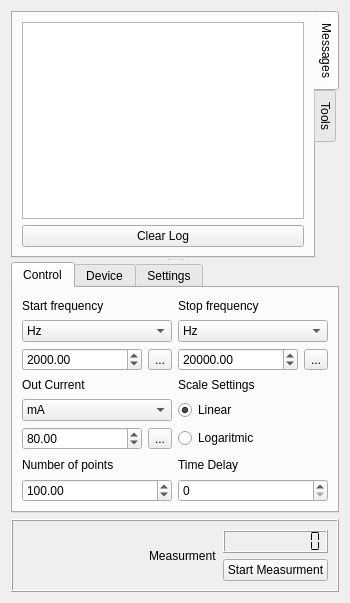
<?xml version="1.0" encoding="UTF-8"?>
<ui version="4.0">
 <class>QFraDevice</class>
 <widget class="QWidget" name="QFraDevice">
  <property name="geometry">
   <rect>
    <x>0</x>
    <y>0</y>
    <width>350</width>
    <height>603</height>
   </rect>
  </property>
  <property name="windowTitle">
   <string>Form</string>
  </property>
  <layout class="QGridLayout" name="gridLayout_4">
   <item row="0" column="0">
    <layout class="QVBoxLayout" name="verticalLayout">
     <item>
      <widget class="QSplitter" name="splitter">
       <property name="orientation">
        <enum>Qt::Vertical</enum>
       </property>
       <widget class="QTabWidget" name="SystemTab">
        <property name="sizePolicy">
         <sizepolicy hsizetype="Ignored" vsizetype="Minimum">
          <horstretch>0</horstretch>
          <verstretch>0</verstretch>
         </sizepolicy>
        </property>
        <property name="layoutDirection">
         <enum>Qt::LeftToRight</enum>
        </property>
        <property name="autoFillBackground">
         <bool>false</bool>
        </property>
        <property name="tabPosition">
         <enum>QTabWidget::East</enum>
        </property>
        <property name="currentIndex">
         <number>0</number>
        </property>
        <widget class="QWidget" name="tab">
         <attribute name="icon">
          <iconset>
           <normaloff>:/new/prefix1/icons/Glyph Lab Sample Set/Design, Art, and Editing/Move Row Down/32 Bit Alpha png/Move Row Down 48 h p.png</normaloff>:/new/prefix1/icons/Glyph Lab Sample Set/Design, Art, and Editing/Move Row Down/32 Bit Alpha png/Move Row Down 48 h p.png</iconset>
         </attribute>
         <attribute name="title">
          <string>Messages</string>
         </attribute>
         <layout class="QGridLayout" name="gridLayout_7">
          <item row="0" column="0">
           <layout class="QVBoxLayout" name="verticalLayout_3">
            <item>
             <widget class="QListWidget" name="ListTerminal">
              <property name="sizePolicy">
               <sizepolicy hsizetype="MinimumExpanding" vsizetype="Expanding">
                <horstretch>0</horstretch>
                <verstretch>0</verstretch>
               </sizepolicy>
              </property>
              <property name="toolTip">
               <string>Process window - displey current progress and  Protocol messagges</string>
              </property>
              <property name="statusTip">
               <string>Process window - displey current progress and  Protocol messagges</string>
              </property>
              <property name="whatsThis">
               <string>Process window - displey current progress and  Protocol messagges</string>
              </property>
              <property name="layoutDirection">
               <enum>Qt::LeftToRight</enum>
              </property>
              <property name="frameShape">
               <enum>QFrame::StyledPanel</enum>
              </property>
             </widget>
            </item>
            <item>
             <widget class="QPushButton" name="ClearLogButton">
              <property name="sizePolicy">
               <sizepolicy hsizetype="MinimumExpanding" vsizetype="Fixed">
                <horstretch>0</horstretch>
                <verstretch>0</verstretch>
               </sizepolicy>
              </property>
              <property name="text">
               <string>Clear Log</string>
              </property>
              <property name="icon">
               <iconset>
                <normaloff/>
               </iconset>
              </property>
              <property name="default">
               <bool>false</bool>
              </property>
              <property name="flat">
               <bool>false</bool>
              </property>
             </widget>
            </item>
           </layout>
          </item>
         </layout>
        </widget>
        <widget class="QWidget" name="tab_2">
         <attribute name="icon">
          <iconset>
           <normaloff>:/new/prefix1/icons/Glyph Lab Sample Set/Charts and Reports/Line Graph/32 Bit Alpha png/Line Graph 48 n p.png</normaloff>:/new/prefix1/icons/Glyph Lab Sample Set/Charts and Reports/Line Graph/32 Bit Alpha png/Line Graph 48 n p.png</iconset>
         </attribute>
         <attribute name="title">
          <string>Tools</string>
         </attribute>
         <widget class="QPushButton" name="ZviewButton">
          <property name="geometry">
           <rect>
            <x>10</x>
            <y>10</y>
            <width>83</width>
            <height>26</height>
           </rect>
          </property>
          <property name="toolTip">
           <string comment="Click to run Zview"/>
          </property>
          <property name="statusTip">
           <string>Click to run Zview</string>
          </property>
          <property name="text">
           <string>Zview</string>
          </property>
          <property name="icon">
           <iconset>
            <normaloff>:/new/prefix1/icons/Glyph Lab Sample Set/Charts and Reports/Line Graph/32 Bit Alpha png/Line Graph 48 n p.png</normaloff>:/new/prefix1/icons/Glyph Lab Sample Set/Charts and Reports/Line Graph/32 Bit Alpha png/Line Graph 48 n p.png</iconset>
          </property>
         </widget>
        </widget>
       </widget>
       <widget class="QTabWidget" name="tabWidget">
        <property name="sizePolicy">
         <sizepolicy hsizetype="Fixed" vsizetype="Fixed">
          <horstretch>0</horstretch>
          <verstretch>0</verstretch>
         </sizepolicy>
        </property>
        <property name="layoutDirection">
         <enum>Qt::LeftToRight</enum>
        </property>
        <property name="tabPosition">
         <enum>QTabWidget::North</enum>
        </property>
        <property name="currentIndex">
         <number>0</number>
        </property>
        <widget class="QWidget" name="ControlTab">
         <attribute name="icon">
          <iconset>
           <normaloff>icons/computer-32.png</normaloff>icons/computer-32.png</iconset>
         </attribute>
         <attribute name="title">
          <string>Control</string>
         </attribute>
         <layout class="QGridLayout" name="gridLayout_6">
          <item row="0" column="0">
           <layout class="QGridLayout" name="ctrlgridLayout">
            <property name="sizeConstraint">
             <enum>QLayout::SetMinimumSize</enum>
            </property>
            <item row="0" column="0">
             <widget class="QLabel" name="label_4">
              <property name="text">
               <string>Start frequency</string>
              </property>
             </widget>
            </item>
            <item row="0" column="1">
             <widget class="QLabel" name="label_2">
              <property name="text">
               <string>Stop frequency</string>
              </property>
             </widget>
            </item>
            <item row="1" column="0">
             <widget class="QComboBox" name="StopFreqComboBox">
              <property name="toolTip">
               <string>Select frequency range</string>
              </property>
              <property name="statusTip">
               <string>Select frequency range</string>
              </property>
              <property name="whatsThis">
               <string>Select frequency range</string>
              </property>
              <item>
               <property name="text">
                <string>Hz</string>
               </property>
               <property name="icon">
                <iconset resource="../data_plot_plugin/proba.qrc">
                 <normaloff>:/new/prefix1/icons/radiobutton_on.png</normaloff>:/new/prefix1/icons/radiobutton_on.png</iconset>
               </property>
              </item>
              <item>
               <property name="text">
                <string>KHz</string>
               </property>
               <property name="icon">
                <iconset resource="../data_plot_plugin/proba.qrc">
                 <normaloff>:/new/prefix1/icons/radiobutton_on.png</normaloff>:/new/prefix1/icons/radiobutton_on.png</iconset>
               </property>
              </item>
              <item>
               <property name="text">
                <string>MHz</string>
               </property>
               <property name="icon">
                <iconset resource="../data_plot_plugin/proba.qrc">
                 <normaloff>:/new/prefix1/icons/radiobutton_on.png</normaloff>:/new/prefix1/icons/radiobutton_on.png</iconset>
               </property>
              </item>
             </widget>
            </item>
            <item row="1" column="1">
             <widget class="QComboBox" name="StartFreqComboBox">
              <property name="toolTip">
               <string>Select frequency range</string>
              </property>
              <property name="statusTip">
               <string>Select frequency range</string>
              </property>
              <property name="whatsThis">
               <string>Select frequency range</string>
              </property>
              <item>
               <property name="text">
                <string>Hz</string>
               </property>
               <property name="icon">
                <iconset resource="../data_plot_plugin/proba.qrc">
                 <normaloff>:/new/prefix1/icons/radiobutton_on.png</normaloff>:/new/prefix1/icons/radiobutton_on.png</iconset>
               </property>
              </item>
              <item>
               <property name="text">
                <string>KHz</string>
               </property>
               <property name="icon">
                <iconset resource="../data_plot_plugin/proba.qrc">
                 <normaloff>:/new/prefix1/icons/radiobutton_on.png</normaloff>:/new/prefix1/icons/radiobutton_on.png</iconset>
               </property>
              </item>
              <item>
               <property name="text">
                <string>MHz</string>
               </property>
               <property name="icon">
                <iconset resource="../data_plot_plugin/proba.qrc">
                 <normaloff>:/new/prefix1/icons/radiobutton_on.png</normaloff>:/new/prefix1/icons/radiobutton_on.png</iconset>
               </property>
              </item>
             </widget>
            </item>
            <item row="6" column="0">
             <widget class="QLabel" name="label_3">
              <property name="text">
               <string>Number of points</string>
              </property>
             </widget>
            </item>
            <item row="7" column="0">
             <widget class="QDoubleSpinBox" name="NumPointsSpinBox">
              <property name="toolTip">
               <string>Select Step frequency</string>
              </property>
              <property name="statusTip">
               <string>Select Step frequency</string>
              </property>
              <property name="whatsThis">
               <string>Select Step frequency</string>
              </property>
              <property name="maximum">
               <double>25000000.000000000000000</double>
              </property>
              <property name="singleStep">
               <double>1.000000000000000</double>
              </property>
              <property name="value">
               <double>100.000000000000000</double>
              </property>
             </widget>
            </item>
            <item row="6" column="1">
             <widget class="QLabel" name="label_10">
              <property name="text">
               <string>Time Delay</string>
              </property>
             </widget>
            </item>
            <item row="7" column="1">
             <widget class="QSpinBox" name="TimeDelaySpinBox_2">
              <property name="minimum">
               <number>0</number>
              </property>
             </widget>
            </item>
            <item row="3" column="0">
             <widget class="QLabel" name="label_5">
              <property name="text">
               <string>Out Current</string>
              </property>
             </widget>
            </item>
            <item row="4" column="0">
             <widget class="QComboBox" name="CurrentComboBox">
              <property name="toolTip">
               <string>Select frequency range</string>
              </property>
              <property name="statusTip">
               <string>Select frequency range</string>
              </property>
              <property name="whatsThis">
               <string>Select frequency range</string>
              </property>
              <item>
               <property name="text">
                <string>mA</string>
               </property>
               <property name="icon">
                <iconset resource="../data_plot_plugin/proba.qrc">
                 <normaloff>:/new/prefix1/icons/radiobutton_on.png</normaloff>:/new/prefix1/icons/radiobutton_on.png</iconset>
               </property>
              </item>
              <item>
               <property name="text">
                <string>mA</string>
               </property>
               <property name="icon">
                <iconset resource="../data_plot_plugin/proba.qrc">
                 <normaloff>:/new/prefix1/icons/radiobutton_on.png</normaloff>:/new/prefix1/icons/radiobutton_on.png</iconset>
               </property>
              </item>
              <item>
               <property name="text">
                <string>mA</string>
               </property>
               <property name="icon">
                <iconset resource="../data_plot_plugin/proba.qrc">
                 <normaloff>:/new/prefix1/icons/radiobutton_on.png</normaloff>:/new/prefix1/icons/radiobutton_on.png</iconset>
               </property>
              </item>
             </widget>
            </item>
            <item row="3" column="1">
             <widget class="QLabel" name="label">
              <property name="text">
               <string>Scale Settings</string>
              </property>
             </widget>
            </item>
            <item row="4" column="1">
             <widget class="QRadioButton" name="LinearButton">
              <property name="text">
               <string>Linear</string>
              </property>
              <property name="checked">
               <bool>true</bool>
              </property>
             </widget>
            </item>
            <item row="5" column="1">
             <widget class="QRadioButton" name="LogaritmicButton">
              <property name="text">
               <string>Logaritmic</string>
              </property>
             </widget>
            </item>
            <item row="2" column="0">
             <layout class="QHBoxLayout" name="horizontalLayout_2">
              <item>
               <widget class="QDoubleSpinBox" name="StartFreqSpinBox">
                <property name="toolTip">
                 <string>Select Start frequency</string>
                </property>
                <property name="statusTip">
                 <string>Select Start frequency</string>
                </property>
                <property name="whatsThis">
                 <string>Select Start frequency</string>
                </property>
                <property name="decimals">
                 <number>2</number>
                </property>
                <property name="maximum">
                 <double>25000000.000000000000000</double>
                </property>
                <property name="singleStep">
                 <double>100.000000000000000</double>
                </property>
                <property name="value">
                 <double>2000.000000000000000</double>
                </property>
               </widget>
              </item>
              <item>
               <widget class="QToolButton" name="loadStartFreq">
                <property name="text">
                 <string>...</string>
                </property>
               </widget>
              </item>
             </layout>
            </item>
            <item row="2" column="1">
             <layout class="QHBoxLayout" name="horizontalLayout_4">
              <item>
               <widget class="QDoubleSpinBox" name="StopFreqSpinBox">
                <property name="toolTip">
                 <string>Select Stop frequency</string>
                </property>
                <property name="statusTip">
                 <string>Select Stop frequency</string>
                </property>
                <property name="whatsThis">
                 <string>Select Stop frequency</string>
                </property>
                <property name="maximum">
                 <double>25000000.000000000000000</double>
                </property>
                <property name="singleStep">
                 <double>100.000000000000000</double>
                </property>
                <property name="value">
                 <double>20000.000000000000000</double>
                </property>
               </widget>
              </item>
              <item>
               <widget class="QToolButton" name="loadStopFreq">
                <property name="text">
                 <string>...</string>
                </property>
               </widget>
              </item>
             </layout>
            </item>
            <item row="5" column="0">
             <layout class="QHBoxLayout" name="horizontalLayout_3">
              <item>
               <widget class="QDoubleSpinBox" name="CurrentSpinBox">
                <property name="toolTip">
                 <string>Select Start frequency</string>
                </property>
                <property name="statusTip">
                 <string>Select Start frequency</string>
                </property>
                <property name="whatsThis">
                 <string>Select Start frequency</string>
                </property>
                <property name="decimals">
                 <number>2</number>
                </property>
                <property name="minimum">
                 <double>0.000000000000000</double>
                </property>
                <property name="maximum">
                 <double>100.000000000000000</double>
                </property>
                <property name="singleStep">
                 <double>0.390625000000000</double>
                </property>
                <property name="value">
                 <double>80.000000000000000</double>
                </property>
               </widget>
              </item>
              <item>
               <widget class="QToolButton" name="loadCurrent">
                <property name="text">
                 <string>...</string>
                </property>
               </widget>
              </item>
             </layout>
            </item>
           </layout>
          </item>
         </layout>
        </widget>
        <widget class="QWidget" name="tab_3">
         <attribute name="title">
          <string>Device</string>
         </attribute>
         <layout class="QGridLayout" name="gridLayout_3">
          <item row="0" column="0">
           <widget class="QSplitter" name="splitter_3">
            <property name="orientation">
             <enum>Qt::Horizontal</enum>
            </property>
            <widget class="QGroupBox" name="DevIoGrBox">
             <property name="sizePolicy">
              <sizepolicy hsizetype="Fixed" vsizetype="Fixed">
               <horstretch>0</horstretch>
               <verstretch>0</verstretch>
              </sizepolicy>
             </property>
             <property name="title">
              <string>Select Io Port</string>
             </property>
             <layout class="QGridLayout" name="gridLayout_2">
              <item row="0" column="0">
               <widget class="QSplitter" name="splitter_4">
                <property name="orientation">
                 <enum>Qt::Horizontal</enum>
                </property>
                <widget class="QWidget" name="layoutWidget1">
                 <layout class="QVBoxLayout" name="PortIoConfig">
                  <property name="spacing">
                   <number>6</number>
                  </property>
                  <property name="margin">
                   <number>0</number>
                  </property>
                 </layout>
                </widget>
               </widget>
              </item>
             </layout>
            </widget>
           </widget>
          </item>
         </layout>
        </widget>
        <widget class="QWidget" name="SettingsTab">
         <attribute name="icon">
          <iconset>
           <normaloff>icons/toolbutton.png</normaloff>icons/toolbutton.png</iconset>
         </attribute>
         <attribute name="title">
          <string>Settings</string>
         </attribute>
         <layout class="QGridLayout" name="gridLayout">
          <item row="0" column="0">
           <layout class="QVBoxLayout" name="verticalLayout_2">
            <item>
             <widget class="QGroupBox" name="groupBox_4">
              <property name="sizePolicy">
               <sizepolicy hsizetype="Fixed" vsizetype="Fixed">
                <horstretch>0</horstretch>
                <verstretch>0</verstretch>
               </sizepolicy>
              </property>
              <property name="title">
               <string>Windows styles</string>
              </property>
              <layout class="QFormLayout" name="formLayout_2">
               <property name="horizontalSpacing">
                <number>6</number>
               </property>
               <property name="verticalSpacing">
                <number>6</number>
               </property>
               <property name="margin">
                <number>9</number>
               </property>
               <item row="0" column="0">
                <widget class="QComboBox" name="ChangeStyleCombo">
                 <item>
                  <property name="text">
                   <string>CDE Style</string>
                  </property>
                 </item>
                 <item>
                  <property name="text">
                   <string>Cleanlooks Style</string>
                  </property>
                 </item>
                 <item>
                  <property name="text">
                   <string>Common Style</string>
                  </property>
                 </item>
                 <item>
                  <property name="text">
                   <string>MotifStyle</string>
                  </property>
                 </item>
                 <item>
                  <property name="text">
                   <string>Plastique Style</string>
                  </property>
                 </item>
                 <item>
                  <property name="text">
                   <string>WindowsXP Style</string>
                  </property>
                 </item>
                </widget>
               </item>
              </layout>
             </widget>
            </item>
            <item>
             <widget class="QGroupBox" name="groupBox_6">
              <property name="sizePolicy">
               <sizepolicy hsizetype="Fixed" vsizetype="Fixed">
                <horstretch>0</horstretch>
                <verstretch>0</verstretch>
               </sizepolicy>
              </property>
              <property name="title">
               <string>Debg Settings</string>
              </property>
              <layout class="QFormLayout" name="formLayout">
               <property name="horizontalSpacing">
                <number>6</number>
               </property>
               <property name="verticalSpacing">
                <number>6</number>
               </property>
               <property name="margin">
                <number>9</number>
               </property>
               <item row="0" column="0">
                <layout class="QVBoxLayout" name="_39">
                 <property name="spacing">
                  <number>6</number>
                 </property>
                 <property name="margin">
                  <number>0</number>
                 </property>
                 <item>
                  <widget class="QCheckBox" name="DbgIoChkBox">
                   <property name="text">
                    <string>I/O Debugging </string>
                   </property>
                  </widget>
                 </item>
                 <item>
                  <widget class="QCheckBox" name="DbgProtChkBox">
                   <property name="text">
                    <string>Protocol Debugging </string>
                   </property>
                  </widget>
                 </item>
                 <item>
                  <widget class="QCheckBox" name="DbgPackChkBox">
                   <property name="text">
                    <string>Packets Debugging </string>
                   </property>
                  </widget>
                 </item>
                </layout>
               </item>
              </layout>
             </widget>
            </item>
           </layout>
          </item>
         </layout>
        </widget>
       </widget>
      </widget>
     </item>
     <item>
      <widget class="QFrame" name="frame">
       <property name="sizePolicy">
        <sizepolicy hsizetype="MinimumExpanding" vsizetype="Fixed">
         <horstretch>0</horstretch>
         <verstretch>0</verstretch>
        </sizepolicy>
       </property>
       <property name="frameShape">
        <enum>QFrame::Box</enum>
       </property>
       <property name="frameShadow">
        <enum>QFrame::Raised</enum>
       </property>
       <layout class="QGridLayout" name="gridLayout_9">
        <property name="margin">
         <number>9</number>
        </property>
        <property name="spacing">
         <number>6</number>
        </property>
        <item row="0" column="0">
         <layout class="QHBoxLayout" name="_43">
          <property name="spacing">
           <number>6</number>
          </property>
          <property name="margin">
           <number>0</number>
          </property>
          <item>
           <spacer>
            <property name="orientation">
             <enum>Qt::Horizontal</enum>
            </property>
            <property name="sizeHint" stdset="0">
             <size>
              <width>40</width>
              <height>20</height>
             </size>
            </property>
           </spacer>
          </item>
          <item>
           <widget class="QLabel" name="label_6">
            <property name="text">
             <string>Measurment</string>
            </property>
           </widget>
          </item>
          <item>
           <layout class="QVBoxLayout" name="_44">
            <property name="spacing">
             <number>6</number>
            </property>
            <property name="margin">
             <number>0</number>
            </property>
            <item>
             <widget class="QLCDNumber" name="lcdNumber">
              <property name="contextMenuPolicy">
               <enum>Qt::DefaultContextMenu</enum>
              </property>
              <property name="frameShape">
               <enum>QFrame::Box</enum>
              </property>
              <property name="frameShadow">
               <enum>QFrame::Raised</enum>
              </property>
              <property name="lineWidth">
               <number>1</number>
              </property>
              <property name="midLineWidth">
               <number>0</number>
              </property>
              <property name="numDigits">
               <number>9</number>
              </property>
              <property name="segmentStyle">
               <enum>QLCDNumber::Flat</enum>
              </property>
             </widget>
            </item>
            <item>
             <widget class="QPushButton" name="StartButton">
              <property name="toolTip">
               <string>Push to start measurnment</string>
              </property>
              <property name="statusTip">
               <string>Push to start measurnment</string>
              </property>
              <property name="whatsThis">
               <string>Push to start measurnment</string>
              </property>
              <property name="text">
               <string>Start Measurment</string>
              </property>
              <property name="icon">
               <iconset resource="../data_plot_plugin/proba.qrc">
                <normaloff>:/new/prefix1/icons/services.png</normaloff>:/new/prefix1/icons/services.png</iconset>
              </property>
              <property name="checkable">
               <bool>true</bool>
              </property>
             </widget>
            </item>
           </layout>
          </item>
         </layout>
        </item>
       </layout>
      </widget>
     </item>
    </layout>
   </item>
  </layout>
 </widget>
 <resources>
  <include location="../data_plot_plugin/proba.qrc"/>
 </resources>
 <connections/>
</ui>
